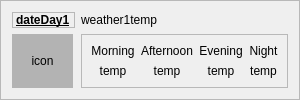
                             <widget class="QFrame" name="frame_6">
                                 <property name="frameShape">
                                     <enum>QFrame::StyledPanel</enum>
                                 </property>
                                 <property name="frameShadow">
                                     <enum>QFrame::Plain</enum>
                                 </property>
                                 <layout class="QFormLayout" name="formLayout_7">
                                     <item row="0" column="0">
                                         <widget class="QLabel" name="lblDateDay_5">
                                             <property name="sizePolicy">
                                                 <sizepolicy hsizetype="Preferred" vsizetype="Preferred">
                                                     <horstretch>0</horstretch>
                                                     <verstretch>0</verstretch>
                                                 </sizepolicy>
                                             </property>
                                             <property name="minimumSize">
                                                 <size>
                                                     <width>60</width>
                                                     <height>0</height>
                                                 </size>
                                             </property>
                                             <property name="font">
                                                 <font>
                                                     <weight>75</weight>
                                                     <bold>true</bold>
                                                     <underline>true</underline>
                                                 </font>
                                             </property>
                                             <property name="frameShape">
                                                 <enum>QFrame::StyledPanel</enum>
                                             </property>
                                             <property name="text">
                                                 <string>dateDay1</string>
                                             </property>
                                         </widget>
                                     </item>
                                     <item row="0" column="1">
                                         <widget class="QLabel" name="lblWeatherTempDay_5">
                                             <property name="sizePolicy">
                                                 <sizepolicy hsizetype="Preferred" vsizetype="Preferred">
                                                     <horstretch>0</horstretch>
                                                     <verstretch>0</verstretch>
                                                 </sizepolicy>
                                             </property>
                                             <property name="text">
                                                 <string>weather1temp</string>
                                             </property>
                                         </widget>
                                     </item>
                                     <item row="1" column="0">
                                         <widget class="QLabel" name="lblIconDay_5">
                                             <property name="sizePolicy">
                                                 <sizepolicy hsizetype="Preferred" vsizetype="Preferred">
                                                     <horstretch>1</horstretch>
                                                     <verstretch>0</verstretch>
                                                 </sizepolicy>
                                             </property>
                                             <property name="minimumSize">
                                                 <size>
                                                     <width>61</width>
                                                     <height>40</height>
                                                 </size>
                                             </property>
                                             <property name="styleSheet">
                                                 <string notr="true">background-color: rgb(179, 179, 179);</string>
                                             </property>
                                             <property name="text">
                                                 <string>icon</string>
                                             </property>
                                             <property name="alignment">
                                                 <set>Qt::AlignCenter</set>
                                             </property>
                                         </widget>
                                     </item>
                                     <item row="1" column="1">
                                         <widget class="QFrame" name="frame_13">
                                             <property name="frameShape">
                                                 <enum>QFrame::StyledPanel</enum>
                                             </property>
                                             <property name="frameShadow">
                                                 <enum>QFrame::Plain</enum>
                                             </property>
                                             <layout class="QGridLayout" name="gridLayout_7">
                                                 <item row="0" column="1">
                                                     <widget class="QLabel" name="lblAfterDay_5">
                                                         <property name="frameShadow">
                                                             <enum>QFrame::Plain</enum>
                                                         </property>
                                                         <property name="text">
                                                             <string>Afternoon</string>
                                                         </property>
                                                         <property name="alignment">
                                                             <set>Qt::AlignCenter</set>
                                                         </property>
                                                     </widget>
                                                 </item>
                                                 <item row="1" column="1">
                                                     <widget class="QLabel" name="lblTempAfter_5">
                                                         <property name="frameShadow">
                                                             <enum>QFrame::Plain</enum>
                                                         </property>
                                                         <property name="text">
                                                             <string>temp</string>
                                                         </property>
                                                         <property name="alignment">
                                                             <set>Qt::AlignCenter</set>
                                                         </property>
                                                     </widget>
                                                 </item>
                                                 <item row="0" column="2">
                                                     <widget class="QLabel" name="lblEveDay_5">
                                                         <property name="frameShadow">
                                                             <enum>QFrame::Plain</enum>
                                                         </property>
                                                         <property name="text">
                                                             <string>Evening</string>
                                                         </property>
                                                         <property name="alignment">
                                                             <set>Qt::AlignCenter</set>
                                                         </property>
                                                     </widget>
                                                 </item>
                                                 <item row="0" column="0">
                                                     <widget class="QLabel" name="lblMorDay_5">
                                                         <property name="frameShadow">
                                                             <enum>QFrame::Raised</enum>
                                                         </property>
                                                         <property name="text">
                                                             <string>Morning</string>
                                                         </property>
                                                         <property name="alignment">
                                                             <set>Qt::AlignCenter</set>
                                                         </property>
                                                     </widget>
                                                 </item>
                                                 <item row="1" column="0">
                                                     <widget class="QLabel" name="lblTempMor_5">
                                                         <property name="frameShadow">
                                                             <enum>QFrame::Plain</enum>
                                                         </property>
                                                         <property name="text">
                                                             <string>temp</string>
                                                         </property>
                                                         <property name="alignment">
                                                             <set>Qt::AlignCenter</set>
                                                         </property>
                                                     </widget>
                                                 </item>
                                                 <item row="0" column="3">
                                                     <widget class="QLabel" name="lblNightDay_5">
                                                         <property name="frameShadow">
                                                             <enum>QFrame::Plain</enum>
                                                         </property>
                                                         <property name="text">
                                                             <string>Night</string>
                                                         </property>
                                                         <property name="alignment">
                                                             <set>Qt::AlignCenter</set>
                                                         </property>
                                                     </widget>
                                                 </item>
                                                 <item row="1" column="2">
                                                     <widget class="QLabel" name="lblTempEve_5">
                                                         <property name="frameShadow">
                                                             <enum>QFrame::Plain</enum>
                                                         </property>
                                                         <property name="text">
                                                             <string>temp</string>
                                                         </property>
                                                         <property name="alignment">
                                                             <set>Qt::AlignCenter</set>
                                                         </property>
                                                     </widget>
                                                 </item>
                                                 <item row="1" column="3">
                                                     <widget class="QLabel" name="lblTempNight_5">
                                                         <property name="frameShadow">
                                                             <enum>QFrame::Plain</enum>
                                                         </property>
                                                         <property name="text">
                                                             <string>temp</string>
                                                         </property>
                                                         <property name="alignment">
                                                             <set>Qt::AlignCenter</set>
                                                         </property>
                                                     </widget>
                                                 </item>
                                             </layout>
                                         </widget>
                                     </item>
                                 </layout>
                             </widget>
